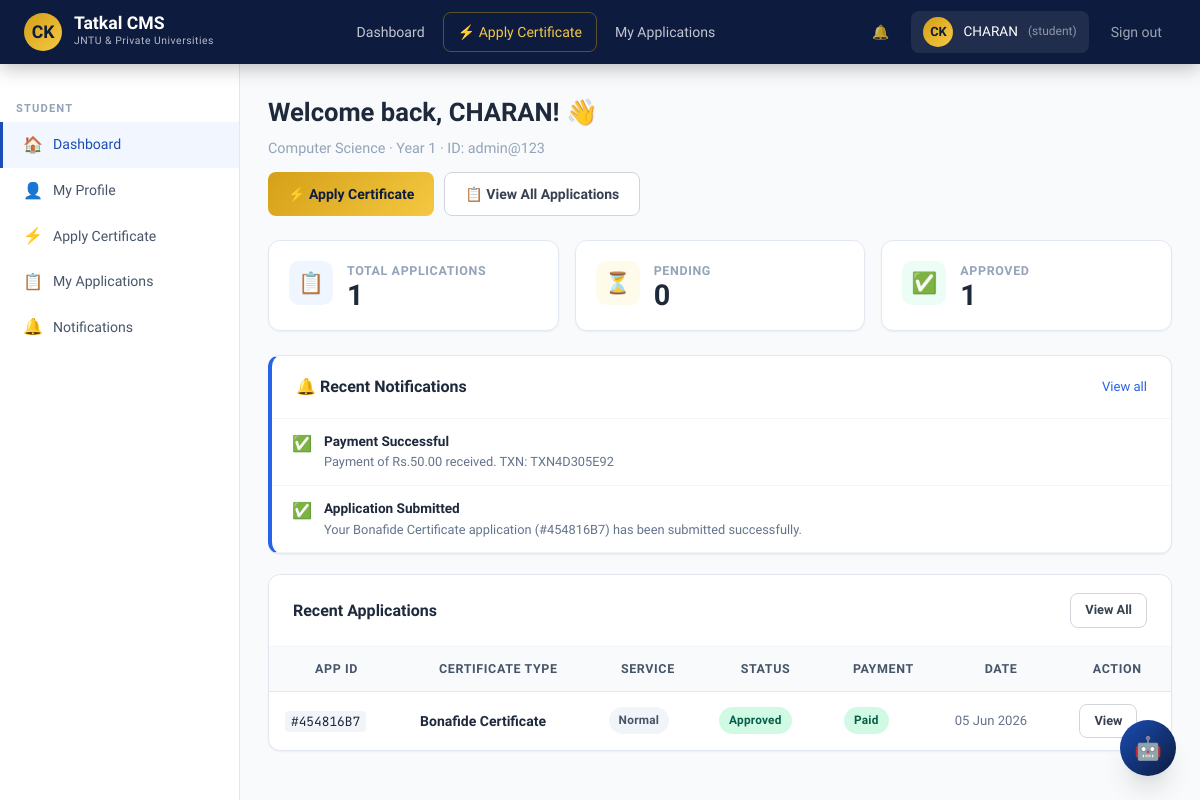
The page / (signed in) on the database as committed earlier.
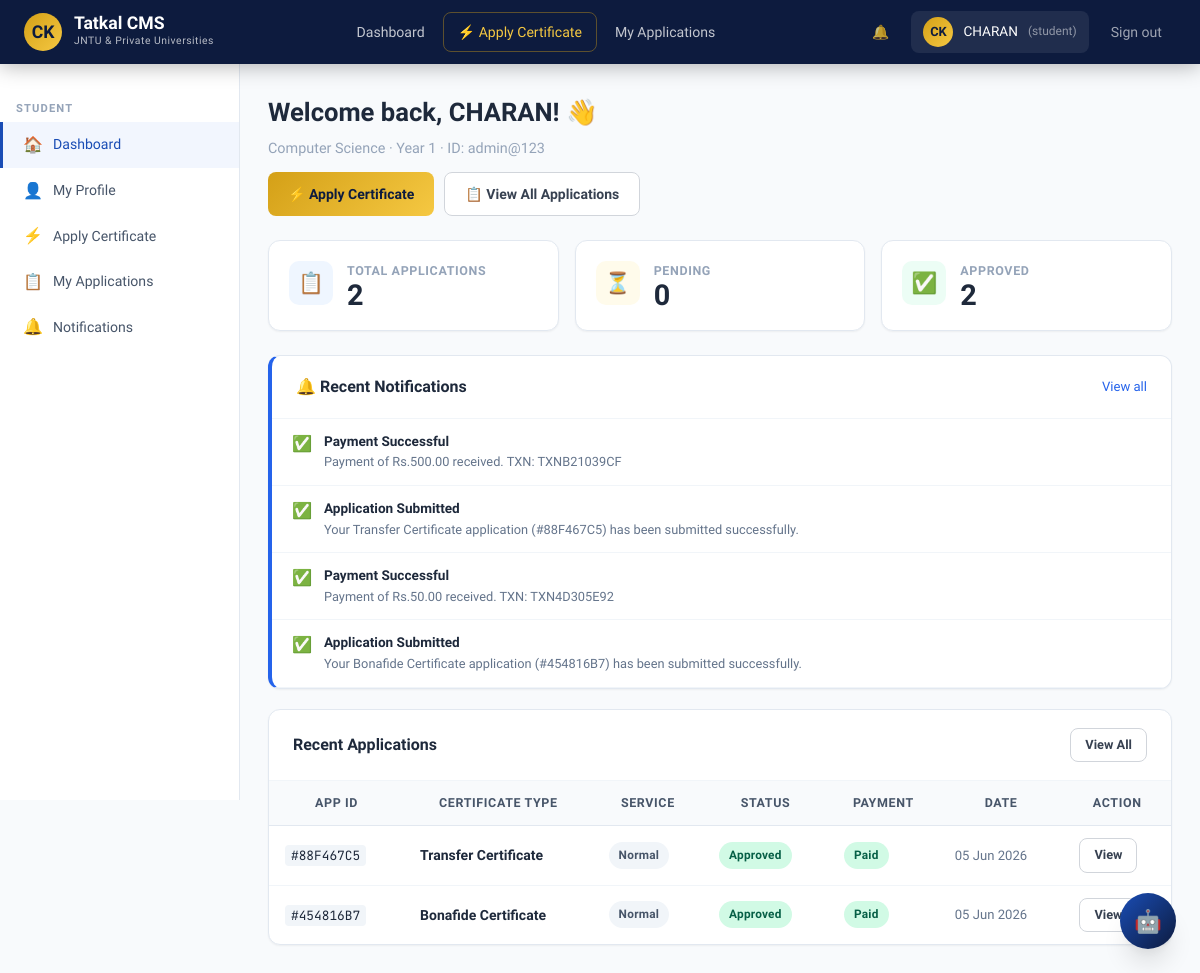
The same page on the database as committed later.
### accounts/models.py (models this page shows, shortened)
class User(AbstractUser):
    ROLE_CHOICES = [('student', 'Student'), ('staff', 'Staff'), ('admin', 'Admin')]
    role = models.CharField(max_length=10, choices=ROLE_CHOICES, default='student')
    phone = models.CharField(max_length=15, blank=True)
    is_email_verified = models.BooleanField(default=False)
    created_at = models.DateTimeField(auto_now_add=True)

class StudentProfile(models.Model):
    DEPT_CHOICES = [
        ('CSE', 'Computer Science'), ('ECE', 'Electronics'), ('MECH', 'Mechanical'),
        ('CIVIL', 'Civil'), ('EEE', 'Electrical'), ('IT', 'Information Technology'),
        ('MBA', 'Business Administration'), ('MCA', 'Computer Applications'),
    ]
    YEAR_CHOICES = [(i, f'{i} Year') for i in range(1, 6)]
    user = models.OneToOneField(User, on_delete=models.CASCADE, related_name='student_profile')
    student_id = models.CharField(max_length=20, unique=True)
    institution = models.ForeignKey(Institution, on_delete=models.SET_NULL, null=True, blank=True)
    department = models.CharField(max_length=10, choices=DEPT_CHOICES)
    year = models.IntegerField(choices=YEAR_CHOICES, default=1)
    roll_number = models.CharField(max_length=20, blank=True)
    admission_year = models.IntegerField(null=True, blank=True)
    course = models.CharField(max_length=100, blank=True)
    address = models.TextField(blank=True)
    date_of_birth = models.DateField(null=True, blank=True)
    father_name = models.CharField(max_length=100, blank=True)
    mother_name = models.CharField(max_length=100, blank=True)
    aadhar_number = models.CharField(max_length=12, blank=True)
    profile_photo = models.ImageField(upload_to='profiles/', blank=True, null=True)
    id_card = models.FileField(upload_to='documents/', blank=True, null=True)
    created_at = models.DateTimeField(auto_now_add=True)
    updated_at = models.DateTimeField(auto_now=True)

### notifications/models.py (models this page shows, shortened)
class Notification(models.Model):
    TYPE_CHOICES = [
        ('info', 'Info'), ('success', 'Success'), ('warning', 'Warning'), ('error', 'Error'),
    ]
    user = models.ForeignKey(User, on_delete=models.CASCADE, related_name='notifications')
    title = models.CharField(max_length=200)
    message = models.TextField()
    type = models.CharField(max_length=10, choices=TYPE_CHOICES, default='info')
    is_read = models.BooleanField(default=False)
    link = models.CharField(max_length=200, blank=True)
    created_at = models.DateTimeField(auto_now_add=True)
    class Meta:
        ordering = ['-created_at']

### certificates/models.py (models this page shows, shortened)
class Application(models.Model):
    application_id = models.UUIDField(default=uuid.uuid4, editable=False, unique=True)
    student = models.ForeignKey(StudentProfile, on_delete=models.CASCADE, related_name='applications')
    institution = models.ForeignKey(Institution, on_delete=models.SET_NULL, null=True, blank=True)
    college = models.ForeignKey(College, on_delete=models.SET_NULL, null=True, blank=True, related_name='applications')
    certificate_type = models.CharField(max_length=30, choices=CERTIFICATE_TYPES)
    purpose = models.TextField(blank=True)
    status = models.CharField(max_length=20, choices=STATUS_CHOICES, default='submitted')
    is_tatkal = models.BooleanField(default=False)
    fee_amount = models.DecimalField(max_digits=10, decimal_places=2, default=0)
    payment_status = models.CharField(max_length=20, choices=[('pending','Pending'),('paid','Paid'),('failed','Failed')], default='pending')
    remarks = models.TextField(blank=True)
    staff_remarks = models.TextField(blank=True)
    assigned_to = models.ForeignKey(User, on_delete=models.SET_NULL, null=True, blank=True, related_name='assigned_applications')
    document1 = models.FileField(upload_to='application_docs/', blank=True, null=True)
    document2 = models.FileField(upload_to='application_docs/', blank=True, null=True)
    document3 = models.FileField(upload_to='application_docs/', blank=True, null=True)
    created_at = models.DateTimeField(auto_now_add=True)
    updated_at = models.DateTimeField(auto_now=True)
    processed_at = models.DateTimeField(null=True, blank=True)
    class Meta:
        ordering = ['-created_at']
    def get_short_id(self):
        return str(self.application_id)[:8].upper()

### accounts/views.py (the view, shortened to what this page needs)
# urls.py: path('', views.dashboard_view, name='home'),
@login_required
def dashboard_view(request):
    user = request.user
    context = {'user': user}
    if user.role == 'student':
        try:
            profile = StudentProfile.objects.select_related('user').get(user=user)
            applications = Application.objects.filter(student=profile)
            context.update({
                'profile': profile,
                'applications': applications[:5],
                'total_apps': applications.count(),
                'pending_apps': applications.filter(status__in=['submitted','under_verification','document_issue']).count(),
                'approved_apps': applications.filter(status__in=['approved','generated','delivered']).count(),
                'notifications': user.notifications.filter(is_read=False)[:5],
            })
        except StudentProfile.DoesNotExist:
            return redirect('profile_setup')
    return render(request, f'dashboard/{user.role}_dashboard.html', context)

### templates/dashboard/student_dashboard.html (shortened to what this page needs)
{% extends 'base.html' %}
{% block s_dash %}active{% endblock %}
{% block content %}
<div class="page-header">
  <div class="page-title">Welcome back, {{ user.first_name }}! 👋</div>
  <div class="page-subtitle">{{ profile.get_department_display }} · Year {{ profile.year }} · ID: {{ profile.student_id }}</div>
  <div class="page-actions">
    <a href="/apply/" class="btn btn-gold">⚡ Apply Certificate</a>
    <a href="/applications/" class="btn btn-outline">📋 View All Applications</a>
  </div>
</div>
<div class="stats-grid stagger">
  <div class="stat-card">
    <div class="stat-icon" style="background:#eff6ff">📋</div>
    <div>
      <div class="stat-label">Total Applications</div>
      <div class="stat-value">{{ total_apps }}</div>
    </div>
  </div>
  <div class="stat-card">
    <div class="stat-icon" style="background:#fffbeb">⏳</div>
    <div>
      <div class="stat-label">Pending</div>
      <div class="stat-value">{{ pending_apps }}</div>
    </div>
  </div>
  <div class="stat-card">
    <div class="stat-icon" style="background:#ecfdf5">✅</div>
    <div>
      <div class="stat-label">Approved</div>
      <div class="stat-value">{{ approved_apps }}</div>
    </div>
  </div>
</div>
{% if notifications %}
<div class="card" style="margin-bottom:20px;border-left:4px solid #2563eb">
  <div class="card-header">
    <div class="card-title">🔔 Recent Notifications</div>
    <a href="/notifications/" style="font-size:0.82rem;color:#2563eb">View all</a>
  </div>
  <div class="card-body" style="padding:0">
    {% for n in notifications %}
    <div style="padding:12px 20px;border-bottom:1px solid #f1f5f9;display:flex;gap:12px;align-items:flex-start">
      <span style="font-size:1rem">{% if n.type == 'success' %}✅{% elif n.type == 'warning' %}⚠️{% else %}ℹ️{% endif %}</span>
      <div>
        <div style="font-weight:600;font-size:0.85rem">{{ n.title }}</div>
        <div style="font-size:0.8rem;color:#64748b">{{ n.message }}</div>
      </div>
    </div>
    {% endfor %}
  </div>
</div>
{% endif %}
<div class="card">
  <div class="card-header">
    <div class="card-title">Recent Applications</div>
    <a href="/applications/" class="btn btn-outline btn-sm">View All</a>
  </div>
  <div class="card-body" style="padding:0">
    {% if applications %}
    <div class="table-wrap">
    <table>
      <thead><tr><th>App ID</th><th>Certificate Type</th><th>Service</th><th>Status</th><th>Payment</th><th>Date</th><th>Action</th></tr></thead>
      <tbody>
      {% for app in applications %}
      <tr>
        <td><code style="font-family:'JetBrains Mono',monospace;font-size:0.8rem;background:#f1f5f9;padding:2px 6px;border-radius:4px">#{{ app.get_short_id }}</code></td>
        <td style="font-weight:600">{{ app.get_certificate_type_display }}</td>
        <td>{% if app.is_tatkal %}<span class="badge badge-tatkal">⚡ TATKAL</span>{% else %}<span class="badge badge-normal">Normal</span>{% endif %}</td>
        <td><span class="badge badge-{{ app.status }}">{{ app.get_status_display }}</span></td>
        <td><span class="badge badge-{{ app.payment_status }}">{{ app.payment_status|title }}</span></td>
        <td style="color:#64748b;font-size:0.82rem">{{ app.created_at|date:"d M Y" }}</td>
        <td><a href="/applications/{{ app.application_id }}/" class="btn btn-outline btn-sm">View</a></td>
      </tr>
      {% endfor %}
      </tbody>
    </table>
    </div>
    {% endif %}
  </div>
</div>
{% endblock %}

### templates/base.html (shortened to what this page needs)
<!DOCTYPE html>
<html lang="en">
<head>
{% load static %}
</head>
<body>
{% if user.is_authenticated %}
<nav class="navbar">
  <div class="navbar-inner">
    <a href="/" class="nav-brand">
      <div class="emblem">
        {% if user.role == 'student' and user.student_profile.profile_photo %}
          <img src="{{ user.student_profile.profile_photo.url }}" alt="Student Photo" style="width:100%;height:100%;border-radius:50%;object-fit:cover">
        {% else %}
          {{ user.first_name.0|upper }}{{ user.last_name.0|upper }}
        {% endif %}
      </div>
      <div>
        <div class="brand-text">Tatkal CMS</div>
        <div class="brand-sub">JNTU & Private Universities</div>
      </div>
    </a>
    <div class="nav-links">
      <a href="/dashboard/" class="nav-link">Dashboard</a>
      {% if user.role == 'student' %}
      <a href="/apply/" class="nav-link tatkal">⚡ Apply Certificate</a>
      <a href="/applications/" class="nav-link">My Applications</a>
      {% endif %}
    </div>
    <div style="margin-left:auto;display:flex;align-items:center;gap:8px">
      <a href="/notifications/" class="nav-link" style="position:relative">
        🔔
      </a>
      <div class="nav-user">
        <div class="avatar">{{ user.first_name.0|upper }}{{ user.last_name.0|upper }}</div>
        <span>{{ user.first_name }}</span>
        <span style="opacity:0.5;font-size:0.75rem">({{ user.role }})</span>
      </div>
      <a href="/logout/" class="nav-link" style="color:rgba(255,255,255,0.6)">Sign out</a>
    </div>
  </div>
</nav>
<div class="layout">
  <aside class="sidebar">
    {% if user.role == 'student' %}
    <div class="sidebar-section">Student</div>
    <a href="/dashboard/" class="sidebar-link {% block s_dash %}{% endblock %}"><span class="icon">🏠</span> Dashboard</a>
    <a href="/profile/" class="sidebar-link {% block s_profile %}{% endblock %}"><span class="icon">👤</span> My Profile</a>
    <a href="/apply/" class="sidebar-link {% block s_apply %}{% endblock %}"><span class="icon">⚡</span> Apply Certificate</a>
    <a href="/applications/" class="sidebar-link {% block s_apps %}{% endblock %}"><span class="icon">📋</span> My Applications</a>
    <a href="/notifications/" class="sidebar-link"><span class="icon">🔔</span> Notifications</a>
    {% endif %}
  </aside>
  <main class="main fade-in">
    {% block content %}{% endblock %}
  </main>
</div>
<button class="chatbot-btn" onclick="toggleChat()" title="AI Assistant">🤖</button>
{% else %}
{% block auth_content %}{% endblock %}
{% endif %}
</body>
</html>

Rows that differ between the two databases and show on the page:
added Notification: title "Payment Successful", message "Payment of Rs.500.00 received. TXN: TXNB21039CF"
added Notification: title "Application Submitted", message "Your Transfer Certificate application (#88F467C5) has been submitted successfully."
added Application: get_short_id "88F467C5", certificate_type "Transfer Certificate", is_tatkal "Normal", status "Approved", payment_status "Paid", created_at "05 Jun 2026"
Other text that changed with them:
{{ total_apps }}: "1" → "2"
{{ approved_apps }}: "1" → "2"
